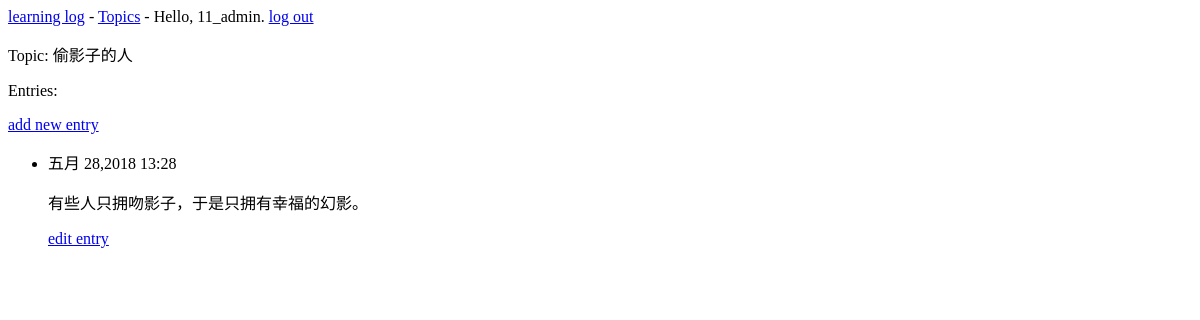
Before: /topics/4/ (signed in) with the older database file.
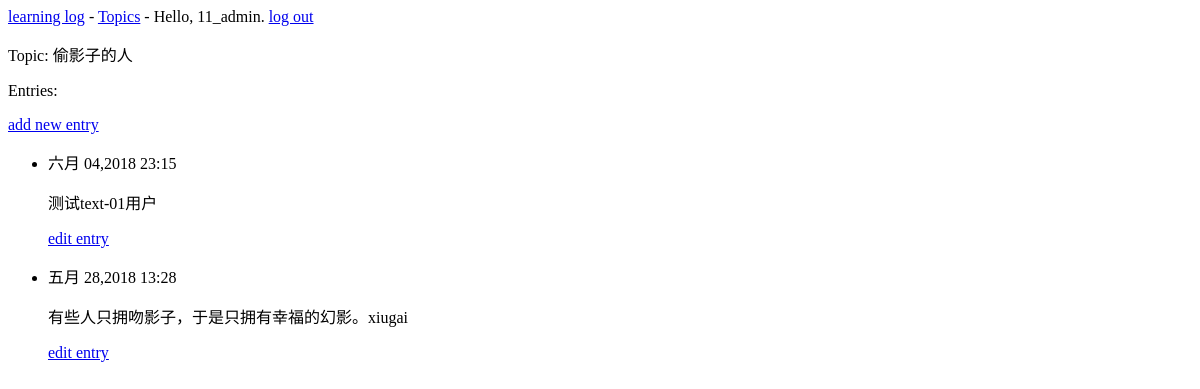
After: the same page with the newer database file.
### learning_logs/models.py (models this page shows, shortened)
class Topic(models.Model):
    text = models.CharField(max_length=200)
    date_added = models.DateTimeField(auto_now_add=True)
    owner = models.ForeignKey(User, on_delete=models.CASCADE)
    def __str__(self):
        return self.text

class Entry(models.Model):
    topic = models.ForeignKey(Topic, on_delete=models.CASCADE)
    text = models.TextField()
    date_added = models.DateTimeField(auto_now_add=True)
    class Meta:
        verbose_name_plural = 'entries'

### learning_logs/views.py (the view)
# urls.py: re_path(r'^topics/(?P<topic_id>\d+)/$', views.topic, name='topic'),
@login_required
def topic(request, topic_id):
    topic = Topic.objects.get(id=topic_id)
    if topic.owner != request.user:
        raise Http404
    entries = topic.entry_set.order_by('-date_added')
    context = {'topic': topic, 'entries': entries}
    return render(request, 'learning_logs/topic.html', context)

### learning_logs/templates/learning_logs/topic.html
{% extends "learning_logs/base.html" %}
{% block content %}
	<p>Topic: {{ topic }}</p>
	<p>Entries:</p>
	<p>
		<a href="{% url 'learning_logs:new_entry' topic.id %}">add new entry</a>
	</p>
	<ul>
	{% for entry in entries %}
		<li>
			<p>{{ entry.date_added|date:'M d,Y H:i' }}</p>
			<p>{{ entry.text|linebreaks }}</p>
			<p>
				<a href="{% url 'learning_logs:edit_entry' entry.id %}">edit entry</a>
			</p>
		</li>
	{% empty %}
		<li>
			There are no entries for this topic yet.
		</li>
	{% endfor%}
	</ul>
{% endblock content %}

### learning_logs/templates/learning_logs/base.html
<p>
	<a href="{% url 'learning_logs:index' %}">learning log</a> -
	<a href="{% url 'learning_logs:topics' %}">Topics</a> -
	{% if user.is_authenticated %}
		Hello, {{ user.username }}.
		<a href="{% url 'users:logout' %}">log out</a>
	{% else %}
		<a href="{% url 'users:register' %}">register</a> -
		<a href="{% url 'users:login' %}">log in</a>
	{% endif %}
</p>
{% block content %}{% endblock content %}

Changed rows visible on the page:
added Entry: date_added "六月 04,2018 23:15", text "测试text-01用户"
changed Entry: text "有些人只拥吻影子，于是只拥有幸福的幻影。" → "有些人只拥吻影子，于是只拥有幸福的幻影。xiugai"
